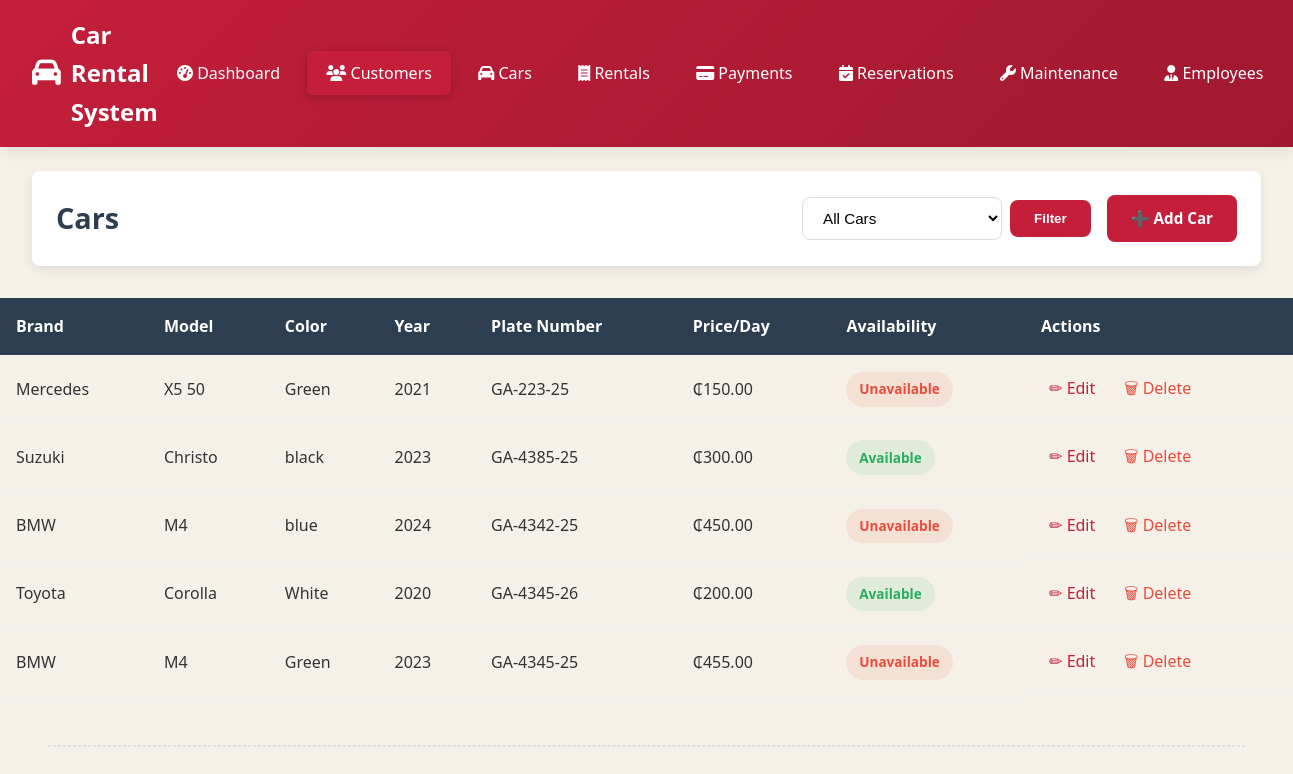
The app's page /cars/ (signed in) with its own data.
### d_autos_app/models.py (models this page shows, shortened)
class Car(models.Model):
    FUEL_CHOICES = [
        ('petrol', 'Petrol'),
        ('diesel', 'Diesel'),
        ('electric', 'Electric'),
        ('hybrid', 'Hybrid'),
    ]
    brand = models.CharField(max_length=50)
    model = models.CharField(max_length=50)
    year = models.IntegerField()
    plate_number = models.CharField(max_length=20, unique=True)
    rental_price_per_day = models.DecimalField(max_digits=10, decimal_places=2)
    availability = models.BooleanField(default=True)
    color = models.CharField(max_length=30, default='White')
    mileage = models.IntegerField(default=0, help_text="Current mileage in kilometers")
    fuel_type = models.CharField(max_length=20, choices=FUEL_CHOICES, default='petrol')
    notes = models.TextField(blank=True, help_text="Additional notes about the car")
    daily_rate = models.DecimalField(max_digits=10, decimal_places=2, blank=True, null=True)
    license_plate = models.CharField(max_length=20, blank=True, null=True)
    status = models.CharField(max_length=20, default='available')

### d_autos_app/views.py (the view)
# urls.py: path('cars/', views.car_list, name='car_list'),
@login_required
def car_list(request):
    status = request.GET.get('status')
    cars = Car.objects.all()
    if status == 'available':
        cars = cars.filter(availability=True)
    elif status == 'unavailable':
        cars = cars.filter(availability=False)
    return render(request, 'd_autos_app/cars.html', {'cars': cars})

### d_autos_app/models.py (called while the page is built)
    @property
    def is_admin(self):
        return self.user_type == self.USER_TYPE_ADMIN or self.is_superuser

    @property
    def is_employee(self):
        return self.user_type == self.USER_TYPE_EMPLOYEE

### templates/d_autos_app/cars.html (shortened to what this page needs)
{% load static %}
<!DOCTYPE html>
 <html>
    <head>
        <link rel="stylesheet" href="https://cdnjs.cloudflare.com/ajax/libs/font-awesome/6.4.0/css/all.min.css">
        <link rel="stylesheet" href="{% static 'css/style.css' %}">
    </head>
    <body>
        <nav class="navbar"> <div class="logo">
            <i class="fas fa-car"></i> Car Rental System </div>
             <ul class="nav-links">
                 <li>
                    <a href="{% url 'dashboard' %}">
                         <i class="fas fa-tachometer-alt">
             </i> <span>Dashboard</span>
            </a>
        </li>
        <li>
             <a href="{% url 'customer_list' %}" class="active">
                <i class="fas fa-users"></i>
                <span>Customers</span>
            </a>
         </li>
            <li>
                 <a href="{% url 'car_list' %}">
                    <i class="fas fa-car">
                    </i> <span>Cars</span>
                </a>
            </li>
            <li>
                <a href="{% url 'rental_list' %}">
                    <i class="fas fa-receipt"></i>
                    <span>Rentals</span>
                </a>
             </li>
              <li> <a href="{% url 'payment_list' %}">
                <i class="fas fa-credit-card"></i>
                 <span>Payments</span>
                 </a>
                </li>
                <li>
                     <a href="{% url 'reservation_list' %}">
                        <i class="fas fa-calendar-check"></i>
                        <span>Reservations</span>
                    </a>
                 </li>
                 <li>
                    <a href="{% url 'maintenance_list' %}">
                        <i class="fas fa-wrench"></i>
                        <span>Maintenance</span>
                    </a>
                </li>
                <li>
                    <a href="{% url 'employee_list' %}">
                        <i class="fas fa-user-tie"></i>
                        <span>Employees</span>
                    </a>
                </li>
            </ul>
        </nav>
        <div class="page-header">
            <h2>Cars</h2>
            <div class="page-actions">
                <form method="get" class="filter-form">
                    <select name="status">
                        <option value="">All Cars</option>
                    </select>
                    <button type="submit">Filter</button>
                </form> <a href="{% url 'car_add' %}" class="btn primary">➕ Add Car</a>
            </div>
        </div>
        <div class="table-container">
            <table>
                <thead>
                     <tr>
                        <th>Brand</th>
                         <th>Model</th>
                         <th>Color</th>
                         <th>Year</th>
                         <th>Plate Number</th>
                         <th>Price/Day</th>
                         <th>Availability</th>
                         <th>Actions</th>
                        </tr>
                    </thead>
                     <tbody> {% for car in cars %}
                        <tr>
                            <td>{{ car.brand }}</td>
                            <td>{{ car.model }}</td>
                            <td>{{ car.color }}</td>
                             <td>{{ car.year }}</td>
                              <td>{{ car.plate_number }}</td>
                               <td>₵{{ car.rental_price_per_day }}</td>
                               <td>
                                <span class="status-badge {% if car.availability %}available{% else %}unavailable{% endif %}">
                                    {{ car.availability|yesno:"Available,Unavailable" }}</span>
                                </td>
                                <td class="actions">
                                    <a href="{% url 'car_edit' pk=car.pk %}">✏ Edit</a>
                                    <a href="{% url 'car_delete' pk=car.pk %}">🗑 Delete</a>
                                </td>
                            </tr> {% empty %}
                            <tr>
                                <td colspan="8">No cars yet.</td>
                            </tr> {% endfor %} </tbody>
                        </table> </div>
                        <hr style="margin: 3rem; border: 1px dashed #ddd;">
</body>
 </html>

### static/css/style.css (style rules this page uses)
* { margin: 0; padding: 0; box-sizing: border-box; }
:root { --primary: #c41e3a; --secondary: #a01830; --success: #27ae60; --warning: #f39c12; --danger: #e74c3c; --info: #9b59b6; --light: #ecf0f1; --dark: #2c3e50; --gray: #95a5a6; --white: #ffffff; --shadow: 0 4px 12px rgba(0, 0, 0, 0.08); --radius: 8px; --transition: all 0.3s ease; }
body { font-family: 'Segoe UI', Tahoma, Geneva, Verdana, sans-serif; background-color: #f5f1e8; color: #333; line-height: 1.6; min-height: 100vh; }
.navbar { background: linear-gradient(135deg, #c41e3a 0%, #a01830 100%); color: white; padding: 1rem 2rem; display: flex; justify-content: space-between; align-items: center; box-shadow: 0 2px 15px rgba(0, 0, 0, 0.1); position: sticky; top: 0; z-index: 1000; }
.logo { font-size: 1.5rem; font-weight: 700; display: flex; align-items: center; gap: 10px; }
.logo i { font-size: 1.8rem; }
.nav-links { display: flex; list-style: none; gap: 0.5rem; }
.nav-links a { color: white; text-decoration: none; padding: 0.7rem 1.2rem; border-radius: 6px; transition: var(--transition); font-weight: 500; white-space: nowrap; }
.nav-links a.active { background-color: var(--primary); box-shadow: 0 2px 8px rgba(0, 0, 0, 0.2); }
.page-header { background: white; margin: 1.5rem 2rem; padding: 1.5rem; border-radius: var(--radius); box-shadow: var(--shadow); display: flex; justify-content: space-between; align-items: center; flex-wrap: wrap; gap: 1rem; }
.page-header h2 { color: var(--dark); font-size: 1.8rem; margin: 0; }
.page-actions { display: flex; gap: 1rem; align-items: center; flex-wrap: wrap; }
.filter-form, .search-form { display: flex; gap: 0.5rem; align-items: center; }
.filter-form select, .search-form input { padding: 0.7rem 1rem; border: 1px solid #ddd; border-radius: var(--radius); font-size: 0.95rem; min-width: 200px; }
.search-form button, .filter-form button { padding: 0.7rem 1.5rem; background: var(--primary); color: white; border: none; border-radius: var(--radius); cursor: pointer; font-weight: 600; transition: var(--transition); }
.btn { display: inline-flex; align-items: center; gap: 8px; padding: 0.7rem 1.5rem; text-align: center; text-decoration: none; border-radius: var(--radius); font-weight: 600; transition: var(--transition); border: none; cursor: pointer; font-size: 0.95rem; white-space: nowrap; }
.btn.primary { background-color: var(--primary); color: var(--white); }
.table-container { overflow-x: auto; }
table { width: 100%; border-collapse: collapse; margin-top: 0.5rem; min-width: 600px; }
thead { background-color: var(--dark); color: white; }
th { padding: 1rem; text-align: left; font-weight: 600; white-space: nowrap; }
td { padding: 1rem; vertical-align: middle; border-bottom: 1px solid #eee; }
.actions { display: flex; gap: 0.8rem; align-items: center; flex-wrap: wrap; }
.actions a { text-decoration: none; color: var(--primary); transition: var(--transition); padding: 0.3rem 0.5rem; border-radius: 4px; }
.actions a:nth-child(2) { color: var(--danger); }
.status-badge { display: inline-block; padding: 0.4rem 0.8rem; border-radius: 20px; font-size: 0.85rem; font-weight: 600; text-transform: capitalize; }
.status-badge.available { background-color: rgba(39, 174, 96, 0.1); color: var(--success); }
.status-badge.unavailable { background-color: rgba(231, 76, 60, 0.1); color: var(--danger); }
form input[type="text"], form input[type="email"], form input[type="tel"], form input[type="number"], form input[type="date"], form input[type="password"], form select, form textarea { width: 100%; padding: 0.75rem 1rem; border: 1px solid #ddd; border-radius: var(--radius); font-size: 1rem; transition: var(--transition); background-color: white; }

### records on screen
Car: brand "Mercedes", model "X5 50", color "Green", year "2021", plate_number "GA-223-25", rental_price_per_day "150.00", availability "Unavailable"
Car: brand "Suzuki", model "Christo", color "black", year "2023", plate_number "GA-4385-25", rental_price_per_day "300.00", availability "Available"
Car: brand "BMW", model "M4", color "blue", year "2024", plate_number "GA-4342-25", rental_price_per_day "450.00", availability "Unavailable"
Car: brand "Toyota", model "Corolla", color "White", year "2020", plate_number "GA-4345-26", rental_price_per_day "200.00", availability "Available"
Car: brand "BMW", model "M4", color "Green", year "2023", plate_number "GA-4345-25", rental_price_per_day "455.00", availability "Unavailable"
